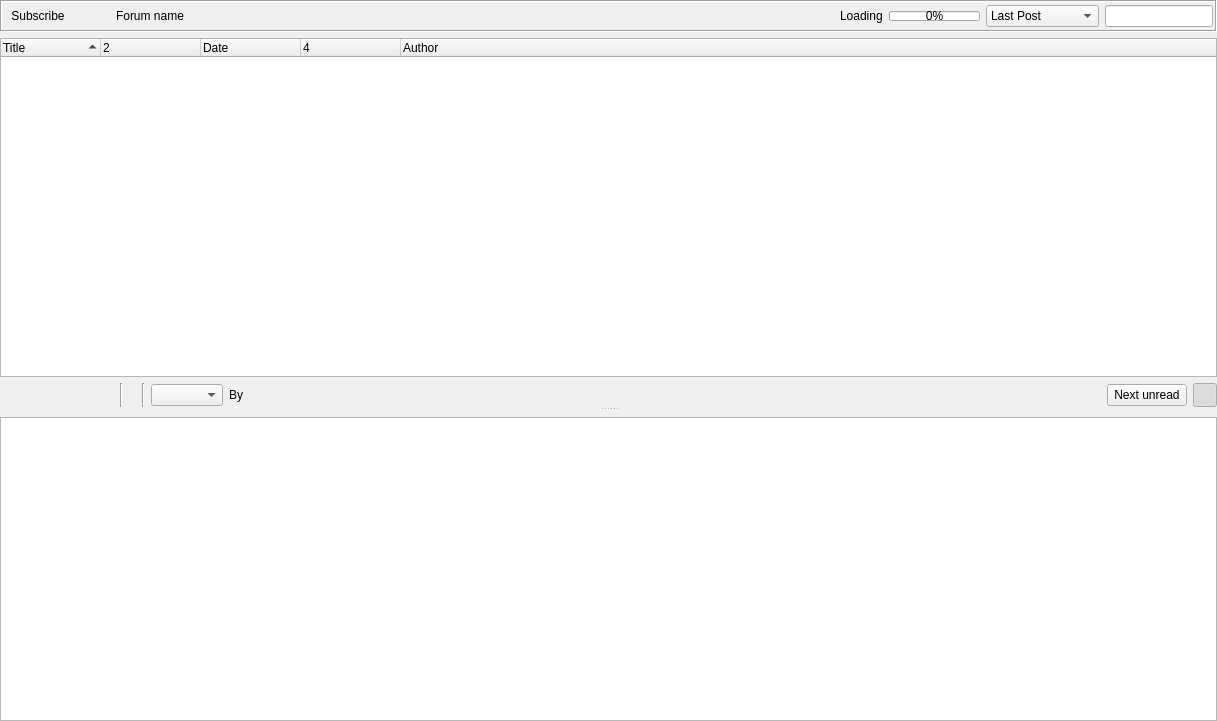
<?xml version="1.0" encoding="UTF-8"?>
<ui version="4.0">
 <class>GxsForumThreadWidget</class>
 <widget class="QWidget" name="GxsForumThreadWidget">
  <property name="geometry">
   <rect>
    <x>0</x>
    <y>0</y>
    <width>1217</width>
    <height>721</height>
   </rect>
  </property>
  <property name="windowTitle">
   <string>Form</string>
  </property>
  <layout class="QVBoxLayout" name="GxsForumThreadWidgetVLayout">
   <property name="leftMargin">
    <number>0</number>
   </property>
   <property name="topMargin">
    <number>0</number>
   </property>
   <property name="rightMargin">
    <number>0</number>
   </property>
   <property name="bottomMargin">
    <number>0</number>
   </property>
   <item>
    <widget class="QSplitter" name="threadSplitter">
     <property name="orientation">
      <enum>Qt::Vertical</enum>
     </property>
     <widget class="QWidget" name="topWidget">
      <layout class="QVBoxLayout" name="topVLayout">
       <item>
        <widget class="QFrame" name="toolBarFrame">
         <property name="minimumSize">
          <size>
           <width>0</width>
           <height>32</height>
          </size>
         </property>
         <property name="frameShape">
          <enum>QFrame::Box</enum>
         </property>
         <property name="frameShadow">
          <enum>QFrame::Sunken</enum>
         </property>
         <layout class="QHBoxLayout" name="toolBarFrameHLayout">
          <property name="leftMargin">
           <number>2</number>
          </property>
          <property name="topMargin">
           <number>2</number>
          </property>
          <property name="rightMargin">
           <number>2</number>
          </property>
          <property name="bottomMargin">
           <number>2</number>
          </property>
          <item>
           <widget class="SubscribeToolButton" name="subscribeToolButton">
            <property name="sizePolicy">
             <sizepolicy hsizetype="Fixed" vsizetype="Preferred">
              <horstretch>0</horstretch>
              <verstretch>0</verstretch>
             </sizepolicy>
            </property>
            <property name="text">
             <string notr="true">Subscribe</string>
            </property>
            <property name="autoRaise">
             <bool>true</bool>
            </property>
           </widget>
          </item>
          <item>
           <widget class="QToolButton" name="newthreadButton">
            <property name="focusPolicy">
             <enum>Qt::NoFocus</enum>
            </property>
            <property name="toolTip">
             <string>Start new Thread for Selected Forum</string>
            </property>
            <property name="icon">
             <iconset resource="../images.qrc">
              <normaloff>:/images/mail_new.png</normaloff>:/images/mail_new.png</iconset>
            </property>
            <property name="iconSize">
             <size>
              <width>24</width>
              <height>16</height>
             </size>
            </property>
            <property name="autoRaise">
             <bool>true</bool>
            </property>
           </widget>
          </item>
          <item>
           <widget class="ElidedLabel" name="forumName">
            <property name="sizePolicy">
             <sizepolicy hsizetype="Expanding" vsizetype="Fixed">
              <horstretch>2</horstretch>
              <verstretch>0</verstretch>
             </sizepolicy>
            </property>
            <property name="minimumSize">
             <size>
              <width>0</width>
              <height>0</height>
             </size>
            </property>
            <property name="maximumSize">
             <size>
              <width>16777215</width>
              <height>1677215</height>
             </size>
            </property>
            <property name="text">
             <string notr="true">Forum name</string>
            </property>
            <property name="textInteractionFlags">
             <set>Qt::LinksAccessibleByMouse|Qt::TextSelectableByMouse</set>
            </property>
           </widget>
          </item>
          <item>
           <spacer name="toolBarHSpacer">
            <property name="orientation">
             <enum>Qt::Horizontal</enum>
            </property>
            <property name="sizeType">
             <enum>QSizePolicy::MinimumExpanding</enum>
            </property>
            <property name="sizeHint" stdset="0">
             <size>
              <width>0</width>
              <height>0</height>
             </size>
            </property>
           </spacer>
          </item>
          <item>
           <widget class="QLabel" name="progressText">
            <property name="text">
             <string>Loading</string>
            </property>
           </widget>
          </item>
          <item>
           <widget class="QProgressBar" name="progressBar">
            <property name="sizePolicy">
             <sizepolicy hsizetype="Minimum" vsizetype="Fixed">
              <horstretch>0</horstretch>
              <verstretch>0</verstretch>
             </sizepolicy>
            </property>
            <property name="maximumSize">
             <size>
              <width>16777215</width>
              <height>10</height>
             </size>
            </property>
            <property name="maximum">
             <number>1000</number>
            </property>
            <property name="value">
             <number>0</number>
            </property>
           </widget>
          </item>
          <item>
           <widget class="QComboBox" name="viewBox">
            <item>
             <property name="text">
              <string>Last Post</string>
             </property>
            </item>
            <item>
             <property name="text">
              <string>Threaded View</string>
             </property>
            </item>
            <item>
             <property name="text">
              <string>Flat View</string>
             </property>
            </item>
           </widget>
          </item>
          <item>
           <widget class="LineEditClear" name="filterLineEdit">
            <property name="toolTip">
             <string>Search forums</string>
            </property>
           </widget>
          </item>
         </layout>
        </widget>
       </item>
       <item>
        <layout class="QHBoxLayout" name="forumLayout">
         <property name="leftMargin">
          <number>3</number>
         </property>
        </layout>
       </item>
       <item>
        <widget class="RSTreeWidget" name="threadTreeWidget">
         <property name="contextMenuPolicy">
          <enum>Qt::CustomContextMenu</enum>
         </property>
         <property name="sortingEnabled">
          <bool>true</bool>
         </property>
         <property name="allColumnsShowFocus">
          <bool>true</bool>
         </property>
         <column>
          <property name="text">
           <string>Title</string>
          </property>
         </column>
         <column>
          <property name="text">
           <string/>
          </property>
          <property name="icon">
           <iconset resource="../images.qrc">
            <normaloff>:/images/message-state-header.png</normaloff>:/images/message-state-header.png</iconset>
          </property>
         </column>
         <column>
          <property name="text">
           <string>Date</string>
          </property>
         </column>
         <column>
          <property name="text">
           <string/>
          </property>
          <property name="toolTip">
           <string>Distribution</string>
          </property>
          <property name="icon">
           <iconset resource="../icons.qrc">
            <normaloff>:/icons/flag-green.png</normaloff>:/icons/flag-green.png</iconset>
          </property>
         </column>
         <column>
          <property name="text">
           <string>Author</string>
          </property>
         </column>
        </widget>
       </item>
       <item>
        <layout class="QHBoxLayout" name="threadLayout">
         <property name="leftMargin">
          <number>3</number>
         </property>
        </layout>
       </item>
       <item>
        <layout class="QGridLayout" name="postLayout">
         <item row="0" column="5">
          <widget class="QToolButton" name="downloadButton">
           <property name="maximumSize">
            <size>
             <width>24</width>
             <height>24</height>
            </size>
           </property>
           <property name="focusPolicy">
            <enum>Qt::NoFocus</enum>
           </property>
           <property name="toolTip">
            <string>Download all files</string>
           </property>
           <property name="icon">
            <iconset resource="../images.qrc">
             <normaloff>:/images/down.png</normaloff>:/images/down.png</iconset>
           </property>
           <property name="autoRaise">
            <bool>true</bool>
           </property>
          </widget>
         </item>
         <item row="0" column="7">
          <widget class="QLabel" name="time_label">
           <property name="text">
            <string notr="true"/>
           </property>
          </widget>
         </item>
         <item row="0" column="13">
          <widget class="QPushButton" name="nextUnreadButton">
           <property name="sizePolicy">
            <sizepolicy hsizetype="Maximum" vsizetype="Fixed">
             <horstretch>0</horstretch>
             <verstretch>0</verstretch>
            </sizepolicy>
           </property>
           <property name="text">
            <string>Next unread</string>
           </property>
          </widget>
         </item>
         <item row="0" column="1">
          <widget class="QToolButton" name="newmessageButton">
           <property name="maximumSize">
            <size>
             <width>24</width>
             <height>24</height>
            </size>
           </property>
           <property name="focusPolicy">
            <enum>Qt::NoFocus</enum>
           </property>
           <property name="toolTip">
            <string>Reply Message</string>
           </property>
           <property name="icon">
            <iconset resource="../images.qrc">
             <normaloff>:/images/mail_reply.png</normaloff>:/images/mail_reply.png</iconset>
           </property>
           <property name="autoRaise">
            <bool>true</bool>
           </property>
          </widget>
         </item>
         <item row="0" column="15">
          <widget class="QPushButton" name="expandButton">
           <property name="maximumSize">
            <size>
             <width>24</width>
             <height>24</height>
            </size>
           </property>
           <property name="focusPolicy">
            <enum>Qt::NoFocus</enum>
           </property>
           <property name="text">
            <string/>
           </property>
           <property name="icon">
            <iconset resource="../images.qrc">
             <normaloff>:/images/edit_remove24.png</normaloff>:/images/edit_remove24.png</iconset>
           </property>
           <property name="checkable">
            <bool>true</bool>
           </property>
           <property name="checked">
            <bool>true</bool>
           </property>
          </widget>
         </item>
         <item row="0" column="6">
          <widget class="Line" name="lineLeft">
           <property name="orientation">
            <enum>Qt::Vertical</enum>
           </property>
          </widget>
         </item>
         <item row="0" column="8">
          <widget class="Line" name="lineRight">
           <property name="orientation">
            <enum>Qt::Vertical</enum>
           </property>
          </widget>
         </item>
         <item row="0" column="12">
          <spacer name="postHSpacer">
           <property name="orientation">
            <enum>Qt::Horizontal</enum>
           </property>
           <property name="sizeHint" stdset="0">
            <size>
             <width>40</width>
             <height>20</height>
            </size>
           </property>
          </spacer>
         </item>
         <item row="0" column="3">
          <widget class="QToolButton" name="previousButton">
           <property name="sizePolicy">
            <sizepolicy hsizetype="Minimum" vsizetype="Fixed">
             <horstretch>0</horstretch>
             <verstretch>0</verstretch>
            </sizepolicy>
           </property>
           <property name="minimumSize">
            <size>
             <width>24</width>
             <height>24</height>
            </size>
           </property>
           <property name="maximumSize">
            <size>
             <width>24</width>
             <height>24</height>
            </size>
           </property>
           <property name="focusPolicy">
            <enum>Qt::NoFocus</enum>
           </property>
           <property name="toolTip">
            <string>Previous Thread</string>
           </property>
           <property name="text">
            <string/>
           </property>
           <property name="icon">
            <iconset resource="../images.qrc">
             <normaloff>:/images/back.png</normaloff>:/images/back.png</iconset>
           </property>
           <property name="autoRaise">
            <bool>true</bool>
           </property>
          </widget>
         </item>
         <item row="0" column="4">
          <widget class="QToolButton" name="nextButton">
           <property name="enabled">
            <bool>false</bool>
           </property>
           <property name="sizePolicy">
            <sizepolicy hsizetype="Minimum" vsizetype="Fixed">
             <horstretch>0</horstretch>
             <verstretch>0</verstretch>
            </sizepolicy>
           </property>
           <property name="minimumSize">
            <size>
             <width>24</width>
             <height>24</height>
            </size>
           </property>
           <property name="maximumSize">
            <size>
             <width>24</width>
             <height>24</height>
            </size>
           </property>
           <property name="focusPolicy">
            <enum>Qt::NoFocus</enum>
           </property>
           <property name="toolTip">
            <string>Next Thread</string>
           </property>
           <property name="text">
            <string/>
           </property>
           <property name="icon">
            <iconset resource="../images.qrc">
             <normaloff>:/images/forward.png</normaloff>:/images/forward.png</iconset>
           </property>
           <property name="autoRaise">
            <bool>true</bool>
           </property>
          </widget>
         </item>
         <item row="0" column="11">
          <widget class="GxsIdLabel" name="by_label">
           <property name="text">
            <string notr="true"/>
           </property>
          </widget>
         </item>
         <item row="0" column="10">
          <widget class="QLabel" name="by_text_label">
           <property name="text">
            <string>By </string>
           </property>
          </widget>
         </item>
         <item row="0" column="9">
          <widget class="QComboBox" name="versions_CB"/>
         </item>
        </layout>
       </item>
      </layout>
     </widget>
     <widget class="QWidget" name="bottomWidget">
      <layout class="QVBoxLayout" name="bottomVLayout">
       <item>
        <widget class="RSImageBlockWidget" name="imageBlockWidget" native="true">
         <property name="sizePolicy">
          <sizepolicy hsizetype="Preferred" vsizetype="Maximum">
           <horstretch>0</horstretch>
           <verstretch>0</verstretch>
          </sizepolicy>
         </property>
        </widget>
       </item>
       <item>
        <widget class="RSTextBrowser" name="postText">
         <property name="sizePolicy">
          <sizepolicy hsizetype="Expanding" vsizetype="Expanding">
           <horstretch>0</horstretch>
           <verstretch>10</verstretch>
          </sizepolicy>
         </property>
         <property name="contextMenuPolicy">
          <enum>Qt::CustomContextMenu</enum>
         </property>
        </widget>
       </item>
      </layout>
     </widget>
    </widget>
   </item>
  </layout>
  <action name="actionSave_image">
   <property name="icon">
    <iconset resource="../images.qrc">
     <normaloff>:/images/document_save.png</normaloff>:/images/document_save.png</iconset>
   </property>
   <property name="text">
    <string>Save image</string>
   </property>
  </action>
 </widget>
 <customwidgets>
  <customwidget>
   <class>RSTextBrowser</class>
   <extends>QTextBrowser</extends>
   <header>gui/common/RSTextBrowser.h</header>
  </customwidget>
  <customwidget>
   <class>LineEditClear</class>
   <extends>QLineEdit</extends>
   <header location="global">gui/common/LineEditClear.h</header>
  </customwidget>
  <customwidget>
   <class>SubscribeToolButton</class>
   <extends>QToolButton</extends>
   <header>gui/common/SubscribeToolButton.h</header>
  </customwidget>
  <customwidget>
   <class>RSTreeWidget</class>
   <extends>QTreeWidget</extends>
   <header>gui/common/RSTreeWidget.h</header>
  </customwidget>
  <customwidget>
   <class>GxsIdLabel</class>
   <extends>QLabel</extends>
   <header>gui/gxs/GxsIdLabel.h</header>
  </customwidget>
  <customwidget>
   <class>ElidedLabel</class>
   <extends>QLabel</extends>
   <header location="global">gui/common/ElidedLabel.h</header>
   <container>1</container>
  </customwidget>
  <customwidget>
   <class>RSImageBlockWidget</class>
   <extends>QWidget</extends>
   <header>gui/common/RSImageBlockWidget.h</header>
   <container>1</container>
  </customwidget>
 </customwidgets>
 <resources>
  <include location="../icons.qrc"/>
  <include location="../images.qrc"/>
 </resources>
 <connections/>
</ui>
